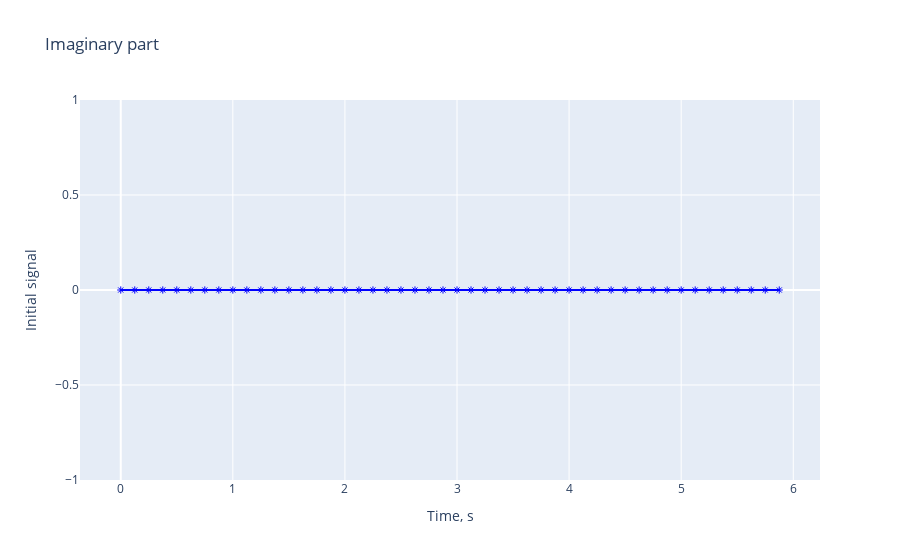

Here is the notebook cell this chart was saved with:
### Code cell
data = [
    go.Scatter(
        x = t,
        y = np.imag(y),
        mode = 'markers+lines',
        marker = dict(color='blue', symbol=135)
    )
]
layout = go.Layout(
    title = 'Imaginary part',
    xaxis=dict(title='Time, s'),
    yaxis=dict(title='Initial signal')
    )
fig = go.Figure(data=data, layout=layout)
iplot(fig)

### Figure 1 — Plotly figure (JSON) as saved in the notebook; plotly's stock layout.template omitted (floating-point values rounded to 4 significant figures)
{"data": [{"marker": {"color": "blue", "symbol": 135}, "x": [0, 0.125, 0.25, 0.375, 0.5, 0.625, 0.75, 0.875, 1, 1.125, 1.25, 1.375, 1.5, 1.625, 1.75, 1.875, 2, 2.125, 2.25, 2.375, 2.5, 2.625, 2.75, 2.875, 3, 3.125, 3.25, 3.375, 3.5, 3.625, 3.75, 3.875, 4, 4.125, 4.25, 4.375, 4.5, 4.625, 4.75, 4.875, 5, 5.125, 5.25, 5.375, 5.5, 5.625, 5.75, 5.875], "type": "scatter", "mode": "markers+lines", "y": [0, 0, 0, 0, 0, 0, 0, 0, 0, 0, 0, 0, 0, 0, 0, 0, 0, 0, 0, 0, 0, 0, 0, 0, 0, 0, 0, 0, 0, 0, 0, 0, 0, 0, 0, 0, 0, 0, 0, 0, 0, 0, 0, 0, 0, 0, 0, 0]}], "layout": {"yaxis": {"title": {"text": "Initial signal"}}, "xaxis": {"title": {"text": "Time, s"}}, "title": {"text": "Imaginary part"}}}
